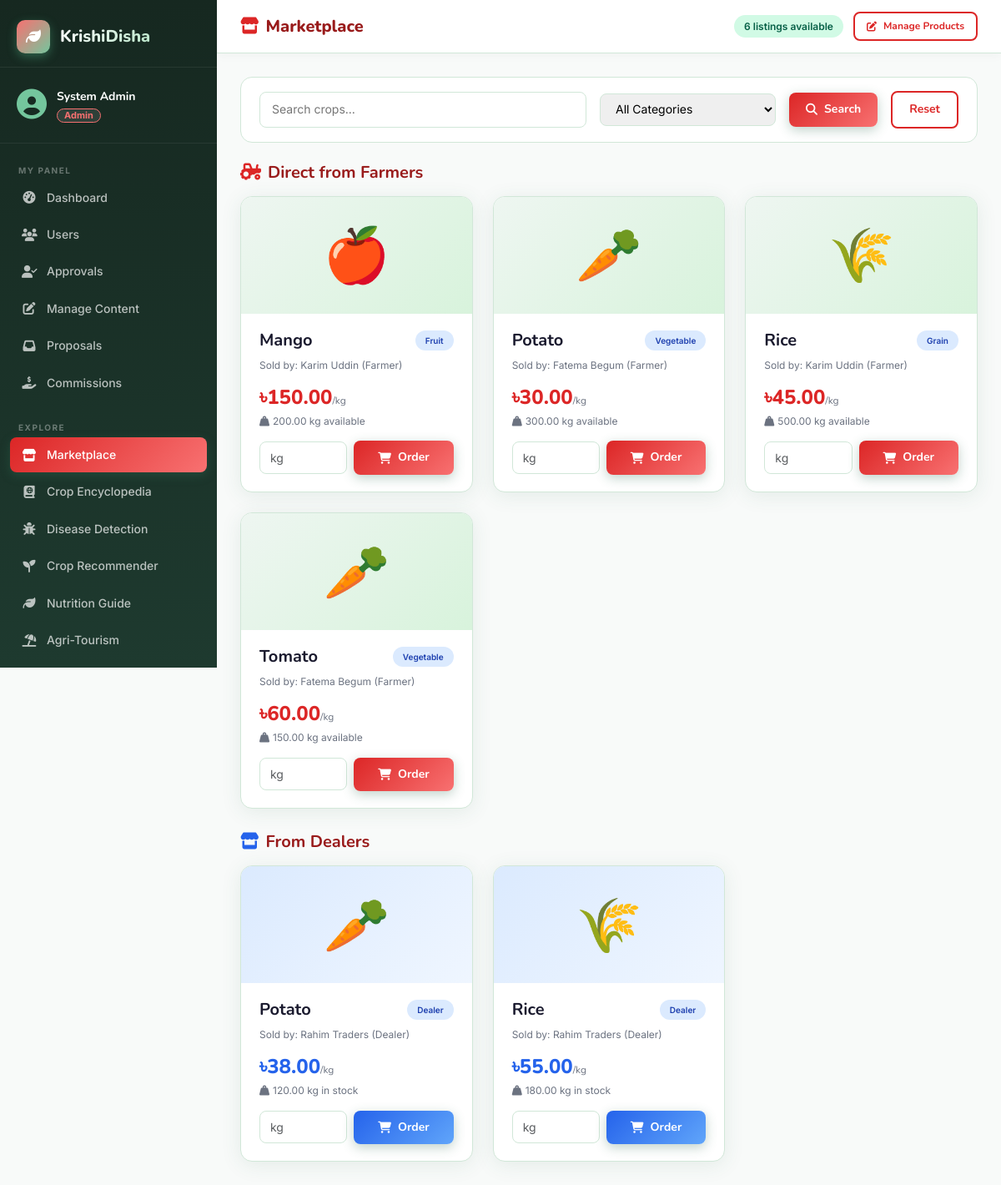
/user/marketplace.php (signed in), run on the app's committed database.
### tables this page shows
CREATE TABLE PRODUCT (
    id INT AUTO_INCREMENT PRIMARY KEY,
    farmer_id INT NOT NULL,
    crop_id INT NOT NULL,
    quantity_kg DECIMAL(10,2) NOT NULL,
    price_per_kg DECIMAL(10,2) NOT NULL,
    description TEXT,
    image VARCHAR(255) DEFAULT NULL,
    status ENUM('available','sold','pending') DEFAULT 'available',
    created_at TIMESTAMP DEFAULT CURRENT_TIMESTAMP,
    FOREIGN KEY (farmer_id) REFERENCES FARMER(id) ON DELETE CASCADE,
    FOREIGN KEY (crop_id) REFERENCES CROP(id)
);

CREATE TABLE CROP (
    id INT AUTO_INCREMENT PRIMARY KEY,
    name VARCHAR(150) NOT NULL,
    scientific_name VARCHAR(200),
    local_name VARCHAR(150),
    origin VARCHAR(200),
    history TEXT,
    image VARCHAR(255) DEFAULT 'assets/images/crops/default.jpg',
    trade_status ENUM('local','export','both') DEFAULT 'local',
    season ENUM('summer','winter','rainy','all') DEFAULT 'all',
    category VARCHAR(100),
    created_at TIMESTAMP DEFAULT CURRENT_TIMESTAMP
);

CREATE TABLE USER (
    id INT AUTO_INCREMENT PRIMARY KEY,
    name VARCHAR(100) NOT NULL,
    email VARCHAR(150) NOT NULL UNIQUE,
    password_hash VARCHAR(255) NOT NULL,
    phone VARCHAR(20),
    role ENUM('admin','farmer','dealer','tourist','cook','expert','guide','general') NOT NULL,
    status ENUM('pending','approved','suspended') NOT NULL DEFAULT 'pending',
    email_verified TINYINT(1) NOT NULL DEFAULT 0,
    profile_image VARCHAR(255) DEFAULT 'assets/images/default_avatar.png',
    created_at TIMESTAMP DEFAULT CURRENT_TIMESTAMP
);

CREATE TABLE DEALER_INVENTORY (
    id INT AUTO_INCREMENT PRIMARY KEY,
    dealer_id INT NOT NULL,
    product_id INT NOT NULL,
    quantity_purchased DECIMAL(10,2),
    purchase_price DECIMAL(10,2),
    markup_price DECIMAL(10,2),
    stock_remaining DECIMAL(10,2),
    created_at TIMESTAMP DEFAULT CURRENT_TIMESTAMP,
    FOREIGN KEY (dealer_id) REFERENCES DEALER(id) ON DELETE CASCADE,
    FOREIGN KEY (product_id) REFERENCES PRODUCT(id)
);

### includes/auth_check.php (called while the page is built, shortened)
<?php
function currentRole(): string {
    return $_SESSION['role'] ?? '';
}

### user/marketplace.php (the view, shortened to what this page needs)
<?php
require_once __DIR__ . '/../includes/auth_check.php';
require_once __DIR__ . '/../config/db.php';
$search   = trim($_GET['q'] ?? '');
$where = ['p.status = "available" AND p.quantity_kg > 0']; $params = [];
$stmt = $pdo->prepare("
    SELECT p.*, c.name as crop_name, c.category, c.season, u.name as farmer_name
    FROM PRODUCT p
    JOIN CROP c ON p.crop_id=c.id
    JOIN FARMER f ON p.farmer_id=f.id
    JOIN USER u ON f.user_id=u.id
    WHERE " . implode(' AND ', $where) . "
    ORDER BY c.name ASC
");
$stmt->execute($params);
$items = $stmt->fetchAll();
$dwhere = ['di.stock_remaining > 0']; $dparams = [];
$dstmt = $pdo->prepare("
    SELECT di.id AS inventory_id, di.markup_price, di.stock_remaining,
           c.name as crop_name, c.category, u.name as dealer_name
    FROM DEALER_INVENTORY di
    JOIN PRODUCT p ON di.product_id=p.id
    JOIN CROP c ON p.crop_id=c.id
    JOIN DEALER d ON di.dealer_id=d.id
    JOIN USER u ON d.user_id=u.id
    WHERE " . implode(' AND ', $dwhere) . "
    ORDER BY c.name ASC
");
$dstmt->execute($dparams);
$dealer_items = $dstmt->fetchAll();
$total_listings = count($items) + count($dealer_items);
?>
<?php include __DIR__ . '/../includes/header.php'; ?>
<div class="layout-wrapper">
<?php include __DIR__ . '/../includes/sidebar.php'; ?>
<div class="main-content">
    <div class="topbar">
        <div class="d-flex align-items-center gap-3">
            <div class="topbar-title"><i class="fa-solid fa-store me-2" style="color:var(--primary);"></i>Marketplace</div>
        </div>
        <div class="topbar-actions">
            <span class="badge-kd badge-success"><?= $total_listings ?> listings available</span>
            <?php if (currentRole() === 'admin'): ?>
            <a href="/KrishiDisha/admin/manage_content.php?tab=marketplace" class="btn-kd btn-kd-outline" style="padding:6px 14px;font-size:12px;">
                <i class="fa-solid fa-pen-to-square"></i> Manage Products
            </a>
            <?php endif; ?>
        </div>
    </div>
    <div class="page-body">
        <form class="filter-bar" method="GET">
            <input type="text" name="q" placeholder="Search crops..." value="<?= htmlspecialchars($search) ?>" style="flex:2;">
            <select name="category">
                <option value="">All Categories</option>
            </select>
            <button type="submit" class="btn-kd btn-kd-primary"><i class="fa-solid fa-search"></i> Search</button>
            <a href="marketplace.php" class="btn-kd btn-kd-outline">Reset</a>
        </form>
        <?php if ($items): ?>
        <h5 style="margin:8px 0 16px;color:var(--primary-dark);"><i class="fa-solid fa-tractor me-2" style="color:var(--primary);"></i>Direct from Farmers</h5>
        <div class="row g-4">
            <?php foreach ($items as $item): ?>
            <div class="col-md-6 col-lg-4">
                <div class="card-kd">
                    <div style="height:140px;overflow:hidden;">
                        <?php $icons=['Grain'=>'🌾','Vegetable'=>'🥕','Fruit'=>'🍎','Fiber'=>'🪢','Oilseed'=>'🌻','Legume'=>'🫘','Cash Crop'=>'💰']; ?>
                        <?php if (!empty($item['image']) && file_exists(__DIR__.'/../'.$item['image'])): ?>
                        <img src="/KrishiDisha/<?= htmlspecialchars($item['image']) ?>" style="width:100%;height:140px;object-fit:cover;">
                        <?php else: ?>
                        <div style="height:140px;background:linear-gradient(135deg,var(--surface3),var(--accent3));display:flex;align-items:center;justify-content:center;font-size:64px;"><?= $icons[$item['category']]??'🌱' ?></div>
                        <?php endif; ?>
                    </div>
                    <div class="card-body-kd">
                        <div style="display:flex;justify-content:space-between;align-items:flex-start;margin-bottom:8px;">
                            <h5 style="margin:0;"><?= htmlspecialchars($item['crop_name']) ?></h5>
                            <span class="badge-kd badge-info" style="font-size:10px;"><?= $item['category'] ?></span>
                        </div>
                        <div style="font-size:12px;color:var(--text-muted);margin-bottom:10px;">Sold by: <?= htmlspecialchars($item['farmer_name']) ?> (Farmer)</div>
                        <div style="display:flex;justify-content:space-between;align-items:center;margin-bottom:14px;">
                            <div>
                                <div style="font-size:24px;font-weight:800;color:var(--primary);font-family:'Nunito',sans-serif;">৳<?= $item['price_per_kg'] ?><span style="font-size:12px;font-weight:400;color:var(--text-muted);">/kg</span></div>
                                <div style="font-size:12px;color:var(--text-muted);"><i class="fa-solid fa-weight-hanging me-1"></i><?= $item['quantity_kg'] ?> kg available</div>
                            </div>
                        </div>
                        <form method="POST">
                            <div style="display:flex;gap:8px;align-items:center;">
                                <input type="number" name="quantity_kg" step="0.5" min="0.5" max="<?= $item['quantity_kg'] ?>" placeholder="kg" class="form-control" style="flex:1;padding:8px 12px;border:1.5px solid var(--border);border-radius:var(--radius-sm);font-size:14px;outline:none;" required>
                                <button type="submit" name="order_farmer" class="btn-kd btn-kd-primary" style="flex:1;justify-content:center;" data-confirm="Place this order?">
                                    <i class="fa-solid fa-cart-shopping"></i> Order
                                </button>
                            </div>
                        </form>
                    </div>
                </div>
            </div>
            <?php endforeach; ?>
        </div>
        <?php endif; ?>
        <?php if ($dealer_items): ?>
        <h5 style="margin:28px 0 16px;color:var(--primary-dark);"><i class="fa-solid fa-store me-2" style="color:#2563eb;"></i>From Dealers</h5>
        <div class="row g-4">
            <?php foreach ($dealer_items as $d): ?>
            <div class="col-md-6 col-lg-4">
                <div class="card-kd">
                    <div style="height:140px;overflow:hidden;">
                        <?php $icons=['Grain'=>'🌾','Vegetable'=>'🥕','Fruit'=>'🍎','Fiber'=>'🪢','Oilseed'=>'🌻','Legume'=>'🫘','Cash Crop'=>'💰']; ?>
                        <div style="height:140px;background:linear-gradient(135deg,#dbeafe,#eff6ff);display:flex;align-items:center;justify-content:center;font-size:64px;"><?= $icons[$d['category']]??'🌱' ?></div>
                    </div>
                    <div class="card-body-kd">
                        <div style="display:flex;justify-content:space-between;align-items:flex-start;margin-bottom:8px;">
                            <h5 style="margin:0;"><?= htmlspecialchars($d['crop_name']) ?></h5>
                            <span class="badge-kd badge-info" style="font-size:10px;background:#dbeafe;color:#1e40af;">Dealer</span>
                        </div>
                        <div style="font-size:12px;color:var(--text-muted);margin-bottom:10px;">Sold by: <?= htmlspecialchars($d['dealer_name']) ?> (Dealer)</div>
                        <div style="display:flex;justify-content:space-between;align-items:center;margin-bottom:14px;">
                            <div>
                                <div style="font-size:24px;font-weight:800;color:#2563eb;font-family:'Nunito',sans-serif;">৳<?= $d['markup_price'] ?><span style="font-size:12px;font-weight:400;color:var(--text-muted);">/kg</span></div>
                                <div style="font-size:12px;color:var(--text-muted);"><i class="fa-solid fa-weight-hanging me-1"></i><?= $d['stock_remaining'] ?> kg in stock</div>
                            </div>
                        </div>
                        <form method="POST">
                            <div style="display:flex;gap:8px;align-items:center;">
                                <input type="number" name="quantity_kg" step="0.5" min="0.5" max="<?= $d['stock_remaining'] ?>" placeholder="kg" class="form-control" style="flex:1;padding:8px 12px;border:1.5px solid var(--border);border-radius:var(--radius-sm);font-size:14px;outline:none;" required>
                                <button type="submit" name="order_dealer" class="btn-kd btn-kd-primary" style="flex:1;justify-content:center;background:linear-gradient(135deg,#2563eb,#60a5fa);" data-confirm="Place this order?">
                                    <i class="fa-solid fa-cart-shopping"></i> Order
                                </button>
                            </div>
                        </form>
                    </div>
                </div>
            </div>
            <?php endforeach; ?>
        </div>
        <?php endif; ?>
    </div>
</div>
</div>
<?php include __DIR__ . '/../includes/footer.php'; ?>

### assets/css/style.css (style rules this page uses)
:root { --primary: #2d6a4f; --primary-light: #52b788; --primary-dark: #1b4332; --accent: #74c69d; --accent2: #b7e4c7; --accent3: #d8f3dc; --gold: #f4a261; --gold-light: #ffd166; --danger: #e63946; --warning: #f4a261; --info: #4895ef; --dark: #0d1b14; --dark2: #162820; --dark3: #1e3a2f; --surface: #ffffff; --surface2: #f8faf9; --surface3: #eef6f1; --text: #1a1a2e; --text-muted: #6b7280; --border: #d1e7d8; --sidebar-w: 260px; --radius: 14px; --radius-sm: 8px; --shadow: 0 4px 24px rgba(45,106,79,0.10); --shadow-lg: 0 8px 40px rgba(45,106,79,0.18); --transition: 0.25s cubic-bezier(0.4,0,0.2,1); }
*, *::before, *::after { box-sizing: border-box; margin: 0; padding: 0; }
html { scroll-behavior: smooth; }
body { font-family: 'Inter', sans-serif; font-size: 15px; color: var(--text); background: var(--surface2); line-height: 1.6; }
h1,h2,h3,h4,h5,h6 { font-family: 'Nunito', sans-serif; font-weight: 700; }
a { text-decoration: none; color: inherit; }
.layout-wrapper { display: flex; min-height: 100vh; }
.main-content { margin-left: var(--sidebar-w); flex: 1; display: flex; flex-direction: column; min-height: 100vh; }
.topbar { background: var(--surface); border-bottom: 1px solid var(--border); padding: 14px 28px; display: flex; align-items: center; justify-content: space-between; position: sticky; top: 0; z-index: 100; box-shadow: 0 2px 12px rgba(0,0,0,0.04); }
.topbar-title { font-family: 'Nunito', sans-serif; font-size: 20px; font-weight: 800; color: var(--primary-dark); }
.topbar-title i { color: var(--primary) !important; }
.topbar-actions { display: flex; align-items: center; gap: 12px; }
.page-body { padding: 28px; flex: 1; }
.card-kd { background: var(--surface); border: 1px solid var(--border); border-radius: var(--radius); box-shadow: var(--shadow); transition: transform var(--transition), box-shadow var(--transition); overflow: hidden; }
.card-kd .card-body-kd { padding: 20px 22px; }
.btn-kd { display: inline-flex; align-items: center; gap: 8px; padding: 9px 20px; border-radius: var(--radius-sm); font-family: 'Nunito', sans-serif; font-weight: 700; font-size: 14px; border: none; cursor: pointer; transition: all var(--transition); text-decoration: none; }
.btn-kd-primary { background: linear-gradient(135deg, var(--primary), var(--primary-light)); color: #fff; box-shadow: 0 4px 14px rgba(45,106,79,0.3); }
.btn-kd-outline { background: transparent; border: 2px solid var(--primary); color: var(--primary); }
.badge-kd { display: inline-flex; align-items: center; gap: 5px; padding: 4px 12px; border-radius: 20px; font-size: 12px; font-weight: 600; }
.badge-success { background: #d1fae5; color: #065f46; }
.badge-info { background: #dbeafe; color: #1e40af; }
.filter-bar { background: var(--surface); border: 1px solid var(--border); border-radius: var(--radius); padding: 16px 22px; margin-bottom: 24px; display: flex; gap: 16px; align-items: center; flex-wrap: wrap; }
.filter-bar input, .filter-bar select { flex: 1; min-width: 160px; padding: 9px 14px; border: 1.5px solid var(--border); border-radius: var(--radius-sm); font-size: 14px; outline: none; transition: border-color var(--transition); }

### data on the page
product: crop.category "🍎", crop.name "Mango", crop.category "Fruit", user.name "Karim Uddin", price_per_kg "150.00", quantity_kg "200.00"
product: crop.category "🥕", crop.name "Potato", crop.category "Vegetable", user.name "Fatema Begum", price_per_kg "30.00", quantity_kg "300.00"
product: crop.category "🌾", crop.name "Rice", crop.category "Grain", user.name "Karim Uddin", price_per_kg "45.00", quantity_kg "500.00"
product: crop.category "🥕", crop.name "Tomato", crop.category "Vegetable", user.name "Fatema Begum", price_per_kg "60.00", quantity_kg "150.00"
dealer_inventory: crop.category "🥕", crop.name "Potato", user.name "Rahim Traders", markup_price "38.00", stock_remaining "120.00"
dealer_inventory: crop.category "🌾", crop.name "Rice", user.name "Rahim Traders", markup_price "55.00", stock_remaining "180.00"

### other printed values
$userName "System Admin"
$role "Admin"
$item['label'] "Dashboard"
$item['label'] "Users"
$item['label'] "Approvals"
$item['label'] "Manage Content"
$item['label'] "Proposals"
$item['label'] "Commissions"
$item['label'] "Marketplace"
$item['label'] "Crop Encyclopedia"
$item['label'] "Disease Detection"
$item['label'] "Crop Recommender"
$item['label'] "Nutrition Guide"
$item['label'] "Agri-Tourism"
$total_listings "6"
